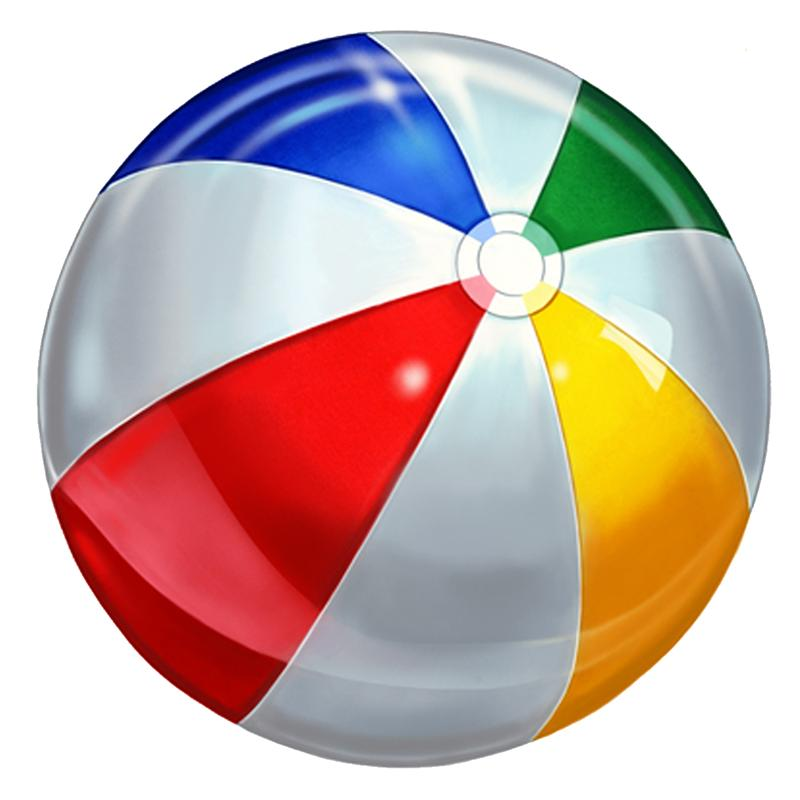
%> input picture Exercise 02/Ex02-Katsaros_Andreas/CV_2-TRANSFORMATIONS/ball.jpg, 800 x 800 px
$ octave --eval "create_beach_ball_animation;"   (GNU Octave 9; MATLAB toolbox functions it lacks are replaced by stand-ins)
%> lines starting %> are read from the running program, lines starting %| are printed output that depends on the picture; in (x1, y1, x2, y2) boxes, pixels count from 0 and x2, y2 are one past the last pixel; in counts of white or black regions, pixels touching at a corner belong together; the program's own positions count from 1
function create_beach_ball_animation()
    % Load and prepare images
    ball = im2double(imread('ball.jpg'));
    mask = im2double(rgb2gray(imread('ball_mask.jpg')));
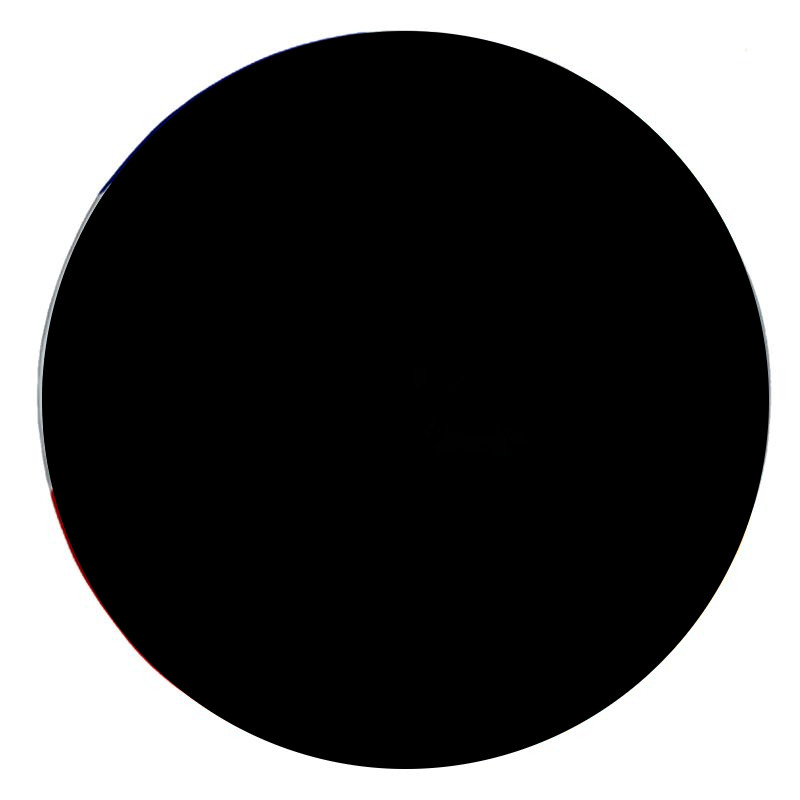
%> input picture Exercise 02/Ex02-Katsaros_Andreas/CV_2-TRANSFORMATIONS/ball_mask.jpg, 800 x 800 px
%> mask: size 800x800 double; min 0, max 1, mean 0.339
    beach = im2double(imread('beach.jpg'));
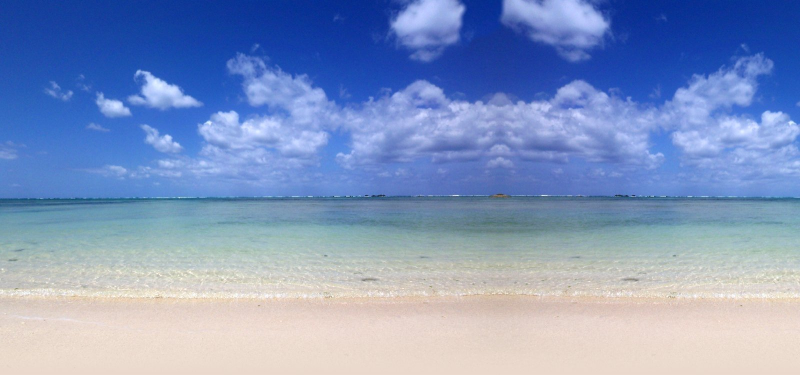
%> input picture Exercise 02/Ex02-Katsaros_Andreas/CV_2-TRANSFORMATIONS/beach.jpg, 1600 x 749 px (shown at 1/2 size)

    % Invert and pad mask
    mask = ~mask;
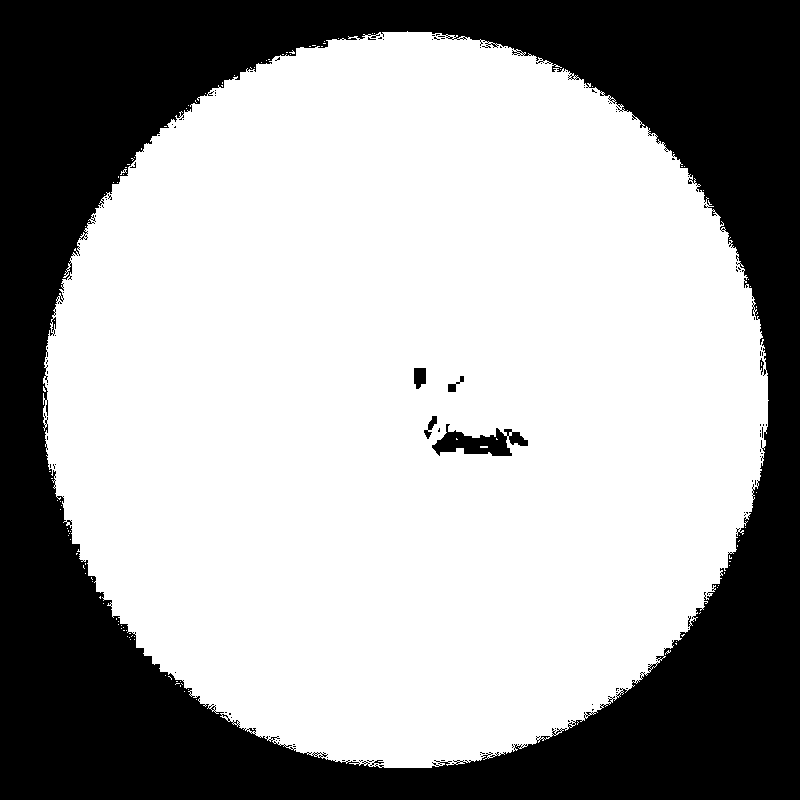
%> mask: size 800x800 logical; 64.5% white; 114 black regions (107 under 20 px), largest, box (x1, y1, x2, y2) and area: (0, 0, 800, 800) 224867, (432, 424, 528, 456) 1547, (414, 368, 426, 389) 214
    padSize = 50;
    ball = padarray(ball, [padSize padSize], 'replicate');
%> ball: size 900x900x3 double
    mask = padarray(mask, [padSize padSize], 'replicate');
%> mask: size 900x900 logical; 51% white; 114 black regions (107 under 20 px), largest, box (x1, y1, x2, y2) and area: (0, 0, 900, 900) 394867, (482, 474, 578, 506) 1547, (464, 418, 476, 439) 214

    % Resize images
    ball = imresize(ball, [120 120]);
%> ball: size 120x120x3 double
    mask = imresize(mask, [120 120]);
%> mask: size 120x120 logical; 51.1% white; 7 black regions (5 under 20 px), largest, box (x1, y1, x2, y2) and area: (0, 0, 120, 120) 7011, (64, 64, 77, 67) 25
    beach = imresize(beach, [600 1080]);
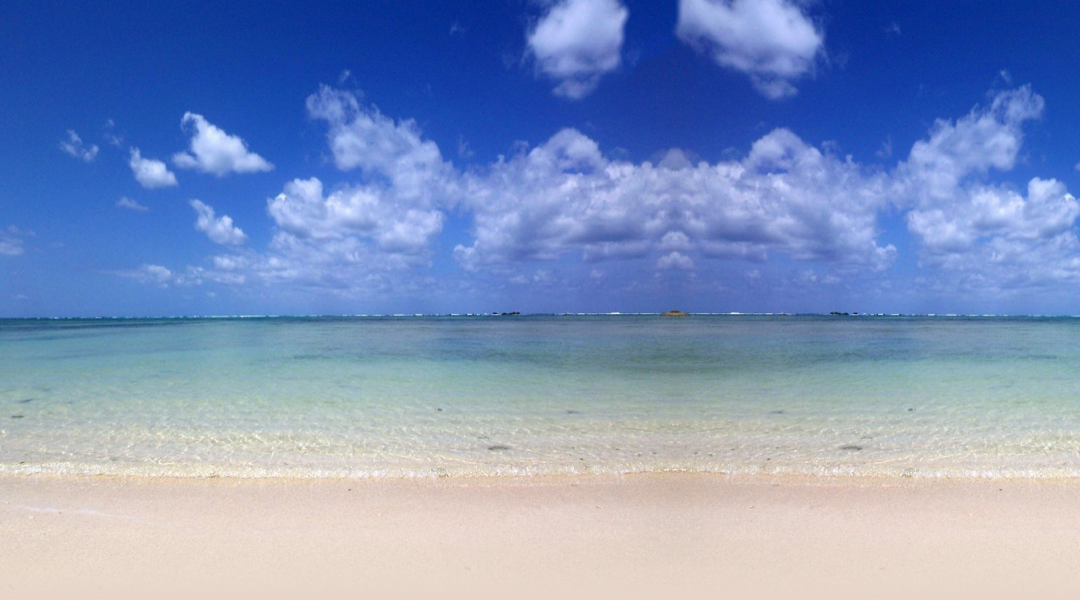
%> beach: size 600x1080x3 double; mean R, G, B 0.512, 0.592, 0.755; drawn with min black and max white
    [sceneH, sceneW, ~] = size(beach);
%> sceneH = 600; sceneW = 1080

    % Store frames for implay
    frames = cell(1, 240);

    % Animation parameters
    posX = 120;
    posY = sceneH - 200;
%> posY = 400
    velY = -12;
    velX = 3;
    angle = 0;

    % Setup video
    v = VideoWriter('transf_beach.avi');
    v.FrameRate = 30;
    open(v);

    for i = 1:240
        % Update physics
        velY = velY + 0.3;  % Gravity
        posY = posY + velY;

        % Bounce check
        if posY > sceneH - 200
            posY = sceneH - 200;
            velY = -abs(velY) * 0.8;  % Bounce with energy loss
        end

        % Update position and rotation
        posX = posX + velX;
        angle = angle + 2.5;  % Constant rotation

        % Rotate ball and mask
        rotBall = imrotate(ball, angle, 'bilinear');
        rotMask = imrotate(mask, angle, 'bilinear');
        [rotH, rotW, ~] = size(rotBall);

        % Calculate ROI (Region of Interest)
        topY = max(1, round(posY - rotH/2));
        leftX = max(1, round(posX - rotW/2));
        botY = min(sceneH, topY + rotH - 1);
        rightX = min(sceneW, leftX + rotW - 1);

        % Crop and blend
        roiH = botY - topY + 1;
        roiW = rightX - leftX + 1;
        ballCrop = rotBall(1:roiH, 1:roiW, :);
        maskCrop = rotMask(1:roiH, 1:roiW);

        % Create frame and apply blending
        frame = beach;
        roi = frame(topY:botY, leftX:rightX, :);

        % Blend each channel
        for ch = 1:3
            roi(:,:,ch) = ballCrop(:,:,ch).*maskCrop + roi(:,:,ch).*(1-maskCrop);
        end

        % Update frame with blended region
        frame(topY:botY, leftX:rightX, :) = roi;

        % Save frame
        writeVideo(v, im2uint8(frame));
        frames{i} = im2uint8(frame);
    end
%> this loop made 240 passes
%> pass 1, in create_beach_ball_animation, `rotBall = imrotate(ball, angle, 'bilinear');`:
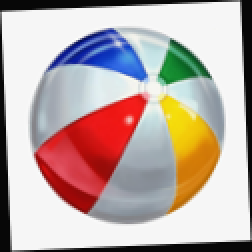
%> rotBall: size 126x126x3 double (shown 2 times larger); mean R, G, B 0.758, 0.689, 0.671; drawn with min black and max white
%> pass 1, in create_beach_ball_animation, `roi = frame(topY:botY, leftX:rightX, :);`:
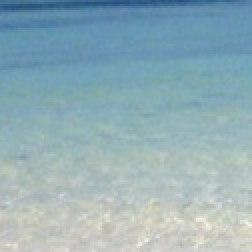
%> roi: size 126x126x3 double (shown 2 times larger); mean R, G, B 0.577, 0.686, 0.718
%> after the loop:
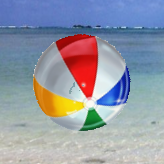
%> roi: size 164x164x3 double; mean R, G, B 0.58, 0.6, 0.654; drawn with min black and max white
%> after the loop, angle = 600; frames = 240 items; posX = 840; posY = 370.1; velY = -0.843

    % Close video writer
    close(v);

    % Display animation
    implay(cat(4, frames{:}), 30);
end
